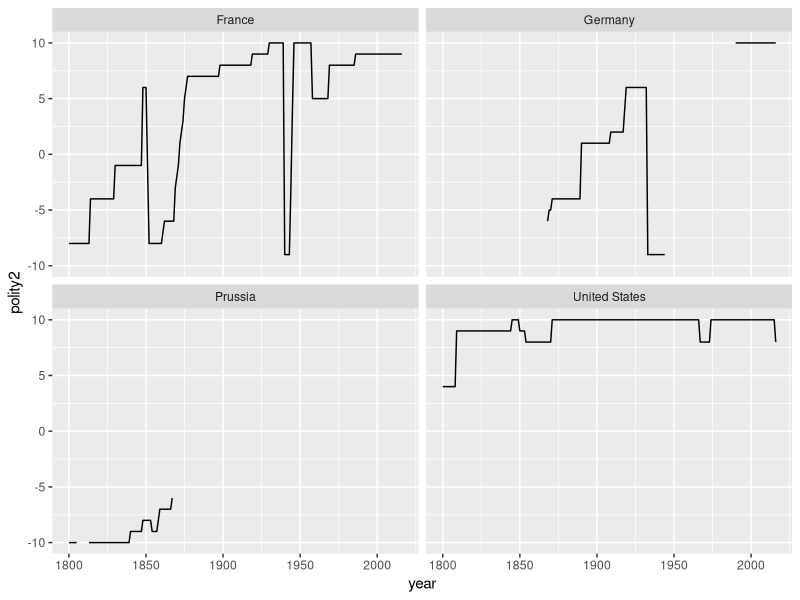

The R source for this figure:
## ---- chunk 1
library(dplyr)
library(readr)
library(data.table)
library(foreach)
library(readxl)
library(ggplot2)
## ---- chunk 2
polity <- read_csv("input/sample_polity.csv")
mid <- read_csv("input/sample_mid.csv")
## ---- chunk 3
ggplot(polity, aes(x = year, y = polity2)) +
  facet_wrap(~ country) +
  geom_line()
## ---- chunk 4
mid
## ---- chunk 5
mid_year_by_year <- foreach(i = 1:nrow(mid), .combine = "bind_rows") %do% { 
  
  data_frame(ccode = mid$ccode[i], ## row i's country
             year = mid$StYear[i]:mid$EndYear[i],  ## sequence of years for dispute in row i
             dispute = 1) 
}
## ---- chunk 6
p_m <- left_join(polity,
                 distinct(mid_year_by_year),
                 by = c("ccode", "year"))
## ---- chunk 7
p_m <- p_m %>%
  mutate(dispute = replace(dispute, is.na(dispute), 0))
## ---- chunk 8
p_m_w <- dcast(data = as.data.table(p_m),
               formula = ccode ~ year,
               value.var = "polity2")
## ---- chunk 9

## ---- chunk 10

## ---- chunk 11

